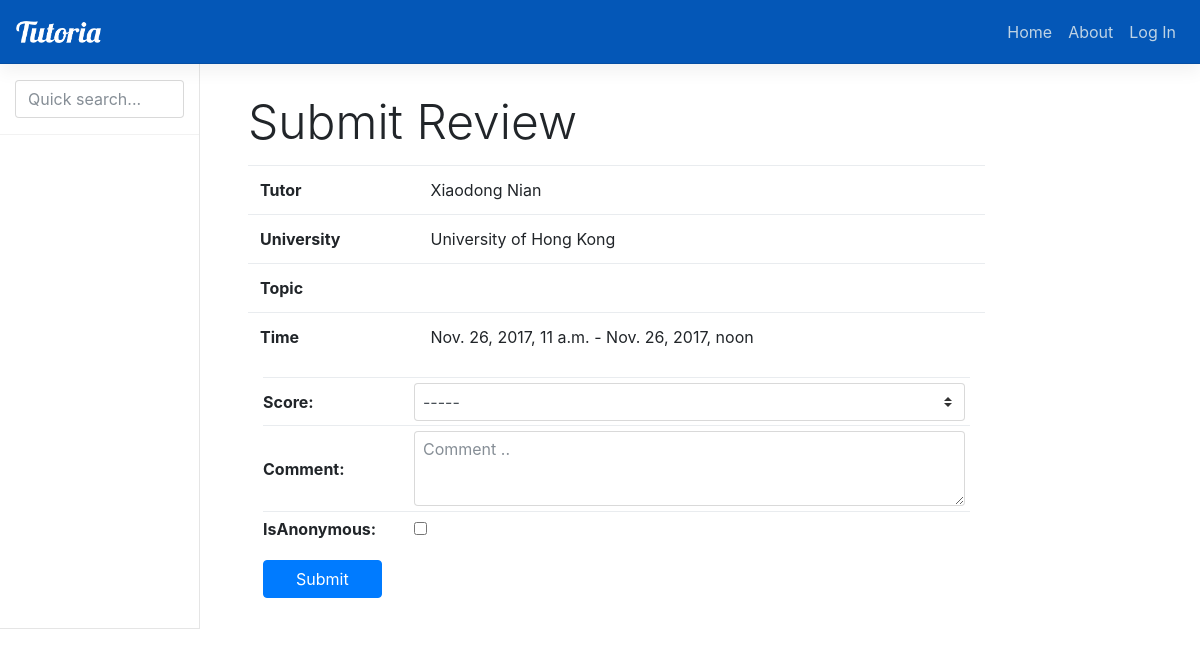
The app's page /submitReview/1/ with its own data.
### booking/models.py (models this page shows, shortened)
class Session(models.Model):
    student = models.ForeignKey(User, on_delete=models.CASCADE, null=True, related_name='student')
    timeslot = models.ForeignKey(Timeslot, on_delete=models.CASCADE, null=True, related_name='timeslot')
    status = models.CharField(max_length=10, default='Booked')
    topic = models.CharField(max_length=140, blank=True)
    transaction0 = models.ForeignKey(Transaction, on_delete=models.CASCADE, null=True, blank=True, related_name='transaction0')
    transaction1 = models.ForeignKey(Transaction, on_delete=models.CASCADE, null=True, blank=True, related_name='transaction1')
    commission = models.DecimalField(default=0.00, max_digits=10, decimal_places=2)

### offering/models.py (models this page shows, shortened)
class Timeslot(models.Model):
    global TIMEZONELOCAL
    tutor = models.ForeignKey(User, on_delete=models.CASCADE, null=True)
    start = models.DateTimeField()
    end = models.DateTimeField()
    status = models.CharField(max_length=20, default='Available')

### home/models.py (models this page shows, shortened)
class Profile(models.Model):
    user = models.OneToOneField(User, on_delete=models.CASCADE)
    IDENTITY_CHOICES = (('S', 'Student'),('T', 'Tutor'))
    identity = models.CharField(max_length=2, choices=IDENTITY_CHOICES, default='S')
    SCHOOL_CHOICES = (('1', 'University of Hong Kong'),('2', 'Hong Kong University of Science and Technology'),
        ('3', 'Chinese University of Hong Kong'), ('4', 'City University of Hong Kong'),
        ('5', 'The Hong Kong Polytechnic University'), ('6', 'Hong Kong Baptist University'))
    SCHOOL_CHOICES_DICT = dict((x, y) for x, y in SCHOOL_CHOICES)
    school = models.CharField(max_length=2, choices=SCHOOL_CHOICES, default='1')
    phone = models.CharField(max_length=30)
    wallet = models.ForeignKey(Wallet, on_delete=models.CASCADE, null=True)
    def get_school_name(self):
        return self.SCHOOL_CHOICES_DICT[self.school]

### booking/views.py (the view)
# urls.py: url(r'^submitReview/(?P<pk>\d+)/$', book_views.submitReview, name='submitReview'),
def submitReview(request, pk):
    session = Session.objects.get(pk=pk)
    if request.method == 'POST':
        form = ReviewForm(request.POST)
        if form.is_valid():
            score = form.cleaned_data.get('score')
            comment = form.cleaned_data.get('comment')
            isAnonymous = form.cleaned_data.get('isAnonymous')
            utcCurrentTime = timezone.now()
            timezonelocal = pytz.timezone('Asia/Hong_Kong')
            currentTime = timezone.localtime(utcCurrentTime, timezonelocal)
            new_review = Review(session = session, score = score, time = currentTime, comment = comment, isAnonymous = isAnonymous)
            new_review.save()
            session.status = 'Reviewed'
            session.save()
            return redirect('viewSession', pk=pk)
            save_msg = {'error': False, 'msg': 'Your review has been submitted.'}
        else:
            save_msg = {'error': True, 'msg': 'Error when submitting your review. Please try again.'}
    else:
        save_msg = {}
        form = ReviewForm()
    return render(request, 'submitReview.html', {'form': form, 'save_msg': save_msg, 'session': session})

### booking/forms.py
class ReviewForm(forms.Form):
    SCORE_CHOICE = ((0, '-----'),(1, '*----'),(2, '**---'),(3, '***--'),(4, '****-'),(5, '*****'))
    score = forms.ChoiceField(label=("Score"), required=True, choices=SCORE_CHOICE, widget=forms.Select(attrs={'class': 'form-control custom-select'}))
    comment = forms.CharField(label=("Comment"), required=False, max_length=1000, widget=forms.Textarea(attrs={'rows':3, 'class': 'form-control', 'placeholder': 'Comment ..'}))
    isAnonymous = forms.BooleanField(label=("IsAnonymous"), required=True, widget=forms.CheckboxInput(attrs={'class': 'form-control-input'}))

### tutoria/templates/submitReview.html (shortened to what this page needs)
{% extends 'nav.html' %}
{% block stylesheet %}
  <link href="/static/css/catalogue.css" rel="stylesheet">
{% endblock %}
{% block content %}
<h1 class="bd-title">
    Submit Review
</h1>
<div class="container">
  <div class="row">
    <table class="table">
      <tbody>
        <tr>
          <th>Tutor</th>
          <td><p class="card-text">{{ session.timeslot.tutor.get_full_name }}</p></td>
        </tr>
        <tr>
          <th>University</th>
          <td><p class="card-text">{{ session.timeslot.tutor.profile.get_school_name }}</p></td>
        </tr>
        <tr>
          <th>Topic</th>
          <td><p class="card-text">{{ session.topic }}</p></td>
        </tr>
        <tr>
          <th>Time</th>
          <td><p class="card-text">{{ session.timeslot.start }} - {{ session.timeslot.end }}</p></td>
        </tr>
      </tbody>
    </table>
  </div>
<form class="info-box" id="review-form" method="POST">
    <table class="table table-sm">
        <tbody>
            {% for field in form %}
            <tr>
                <th>
                    {{ field.label_tag }}
                </th>
                <td>
                    {{ field }}
                </td>
            </tr>
            {% endfor %}
        </tbody>
    </table>
    <button class="btn btn-primary wide-btn bottom-btn" id="submit-review-btn" type="submit" value="Submit">Submit</button>
</form>
{% endblock %}

### static/css/nav.css (style rules this page uses)
.bd-title { margin-bottom: 1rem; }

### static/css/catalogue.css (style rules this page uses)
.info-box .form-control { padding: .4rem .5rem; }
.info-box table { margin-bottom: 0; }
.info-box th { padding-left: 0; vertical-align: middle; }
.info-box td { vertical-align: middle; }
.info-box th label { margin: auto; }
.wide-btn { padding-left: 2rem; padding-right: 2rem; }
.bottom-btn { margin-top: 15px; margin-bottom: 15px; }

### records on screen
Session: timeslot.tutor.get_full_name "Xiaodong Nian", timeslot.tutor.profile.get_school_name "University of Hong Kong", timeslot.start "Nov. 26, 2017, 11 a.m.", timeslot.end "Nov. 26, 2017, noon"

### other values on screen
{{ field.label_tag }} "Score:" "Comment:" "IsAnonymous:"
